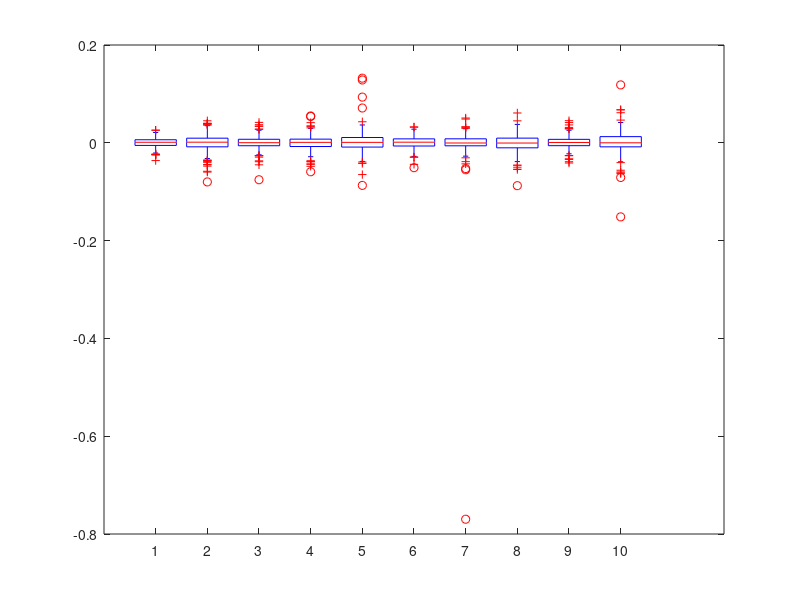

Reproduce this figure in MATLAB. (Note: this script raises an error after producing the figure.)
clear all
load('sp5h.mat')
sp5=stx50(6199:6500,1:10);
% remove outlier
boxplot(sp5)
sp5(sp5(:,7) == min(sp5(:,7)),:) = [];

m=mean(sp5);
S=cov(sp5);



%%%%%%%%%%%%%%%%%%%%%%%%%%%%%%%%%%%%%%%%%%%%%%%%%%%%%%%%%%%%%%%%%%%%%%%%%%%
%% 1. The IS optimal frontier is biased and extremely noisy
% 1. compute an estimation of the market parameters -> we pretend that the
% market parameters m and S are the "true", unknown parameters of the
% market
% 2. sample several times from the market and compute the EF
% 3. plot all the EF, their mean and the "true" frontier

T=300;  % # of days in each simulation of the market
C=chol(S);
NSim=60; % # of times a simulated realization from the market is created
NPort=15; % # of ptf along the frontier
NStock=10; % # of different stocks

% risk, return and wgt of the portfolios
frisk=zeros(NPort, NSim);
frend=zeros(NPort, NSim);
fwgt=zeros(NPort,NStock, NSim);

for i=1:NSim
    r=repmat(m,T,1)+ randn(T,length(m))*C;
    SSim=cov(r);
    mSim=mean(r);
    p = Portfolio('assetmean', mSim, 'assetcovar', SSim, 'lowerbudget', 1, 'upperbudget', 1, 'lowerbound', 0);
    fwgt(:,:,i) = estimateFrontier(p,NPort)';
    [frisk(:,i),frend(:,i)] = estimatePortMoments(p,fwgt(:,:,i)');
    plot(frisk(:,i),frend(:,i),'--','color',[.8,.8,.8])
    hold on
end

p = Portfolio('assetmean', m, 'assetcovar', S, 'lowerbudget', 1, 'upperbudget', 1, 'lowerbound', 0);
fwgtTrue = estimateFrontier(p,NPort);
[friskTrue,frendTrue] = estimatePortMoments(p,fwgtTrue);
plot(friskTrue,frendTrue,'color',[0,0,1])
friskMean=mean(frisk,2);
frendMean=mean(frend,2);
plot(friskMean,frendMean,'color',[1,0,0])





%%%%%%%%%%%%%%%%%%%%%%%%%%%%%%%%%%%%%%%%%%%%%%%%%%%%%%%%%%%%%%%%%%%%%%%%%%%
%% 2. shrinkage estimators
% same as before, but compare with the EF obtained from shrinkage
% estimators

T=80;  
C=chol(S);
NSim=60; 
NPort=15; 
NStock=10; 

% risk, return and wgt of the portfolios
frisk=zeros(NPort, NSim);
frend=zeros(NPort, NSim);
fwgt=zeros(NPort,NStock, NSim);

friskShr=zeros(NPort, NSim);
frendShr=zeros(NPort, NSim);
fwgtShr=zeros(NPort,NStock, NSim);

for i=1:NSim
    r=repmat(m,T,1)+ randn(T,length(m))*C;
    SSim=cov(r);
    mSim=mean(r);
    p = Portfolio('assetmean', mSim , 'assetcovar', SSim, 'lowerbudget', 1, 'upperbudget', 1, 'lowerbound', 0);
    fwgt(:,:,i) = estimateFrontier(p,NPort)';
    [frisk(:,i),frend(:,i)] = estimatePortMoments(p,fwgt(:,:,i)');

    SShr=lwcov(r);
    mtgt=mean(mean(r))*ones(1,NStock);
    mShr=jsmean(r,mtgt);
    q = Portfolio('assetmean', mShr , 'assetcovar', SShr, 'lowerbudget', 1, 'upperbudget', 1, 'lowerbound', 0);
    fwgtShr(:,:,i) = estimateFrontier(q,NPort)';
    [friskShr(:,i),frendShr(:,i)] = estimatePortMoments(q,fwgtShr(:,:,i)');
    plot(frisk(:,i),frend(:,i),'--','color',[.6,.6,.8])
    hold on
    plot(friskShr(:,i),frendShr(:,i),'--','color',[.8,.6,.6])
end

p = Portfolio('assetmean', m , 'assetcovar', S, 'lowerbudget', 1, 'upperbudget', 1, 'lowerbound', 0);
fwgtTrue = estimateFrontier(p,NPort)';
[friskTrue(:,i),frendTrue(:,i)] = estimatePortMoments(p,fwgtTrue');

plot(friskTrue,frendTrue,'color',[0,0,0])
friskMean=mean(frisk,2);
frendMean=mean(frend,2);
plot(friskMean,frendMean,'color',[0,0,1])
friskShrMean=mean(friskShr,2);
frendShrMean=mean(frendShr,2);
plot(friskShrMean,frendShrMean,'color',[1,0,0])

bar(fwgtShr(:,:,15),'stacked')
figure()
bar(fwgtTrue(:,:),'stacked')



%%%%%%%%%%%%%%%%%%%%%%%%%%%%%%%%%%%%%%%%%%%%%%%%%%%%%%%%%%%%%%%%%%%%%%
%% 2.5 Resampled and classical frontier
% 1. S and m now represent the values estimated from the historical
% observations
% 2. the calculations proceed as before, sampling NRes market realizations
% from the market (with the estimated parameters S and m), and computing 
% a frontier based on that data set
% 3. for each of the NPort portfolios of the resampled frontier, the weight 
% of a given stock is computed by taking the average of the weights of the 
% same stock in the portfolios with the same rank on all the NRes frontiers
% 4. the resampled frontier is suboptimal with respect to m and S, but it
% shows a few attractive feature, e.g. the weights change smoothly along
% the frontier. 

T=300;  % # of days in each simulation of the market
C=chol(S);
NRes=100;  % # of frontiers that are going to be averaged (same role as NSim)
NPort=15;
NStock=10;

frisk=zeros(NPort, NRes);
frend=zeros(NPort, NRes);
fwgt=zeros(NPort,NStock, NRes);

for i=1:NRes
    r=repmat(m,T,1)+ randn(T,length(m))*C;
    SSim=cov(r);
    mSim=mean(r);
    p = Portfolio('assetmean', mSim , 'assetcovar', SSim, 'lowerbudget', 1, 'upperbudget', 1, 'lowerbound', 0);
    fwgt(:,:,i) = estimateFrontier(p,NPort)';
    [frisk(:,i),frend(:,i)] = estimatePortMoments(p,fwgt(:,:,i)');   
end
fwgtRE=mean(fwgt,3);
frendRE=fwgtRE*m';
friskRE=sqrt(diag(fwgtRE*S*fwgtRE'));
figure()
plot(friskRE,frendRE,'color',[0,1,0])
hold on

p = Portfolio('assetmean', m, 'assetcovar', S, 'lowerbudget', 1, 'upperbudget', 1, 'lowerbound', 0);
fwgtTrue = estimateFrontier(p,NPort)';
[friskTrue,frendTrue] = estimatePortMoments(p,fwgtTrue');
plot(friskTrue,frendTrue,'color',[0,0,1])

figure()                                                                 
bar(fwgtTrue,'stacked')
figure()
bar(fwgtRE,'stacked')

